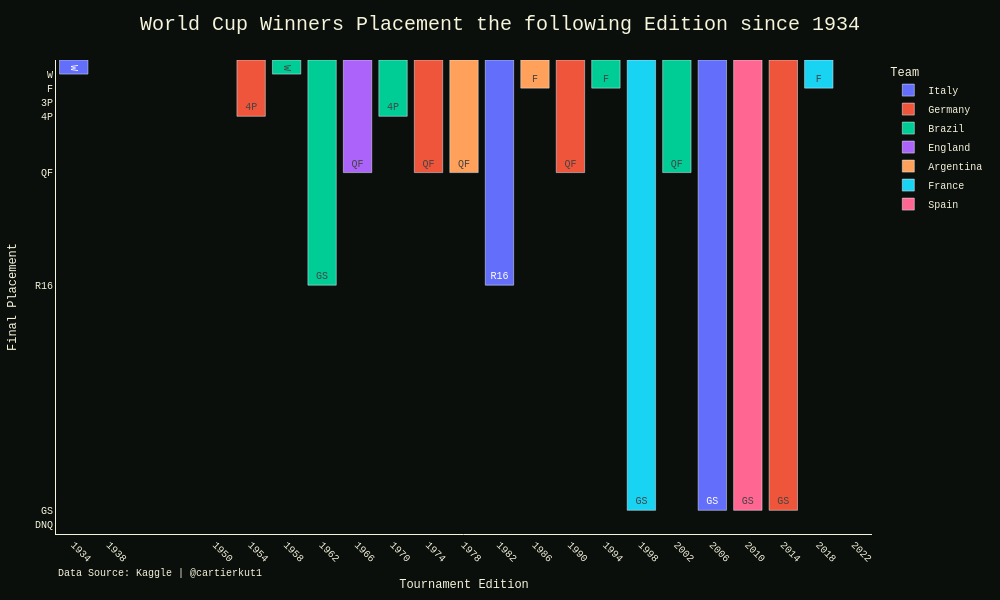

The code cell stored with this chart in its notebook:
### Code cell
base = all_editions.copy()
base["edition"] = pd.to_numeric(base["edition"])
base["position"] = pd.to_numeric(base["position"], errors="coerce")

editions = sorted(base["edition"].unique())
next_edition_map = dict(zip(editions[:-1], editions[1:]))

# winners only
df = base.loc[base["placement"].eq("Winner") & (base["teams"] > 15), ["edition", "country"]].copy()

#min year
min_ed = df["edition"].min()

df["next_edition"] = df["edition"].map(next_edition_map)

# lookup that checks the same team in the immediate next World Cup
lookup = (
    base[["country", "edition", "placement", "position"]]
    .rename(
        columns={
            "edition": "next_edition",
            "placement": "next_placement",
            "position": "next_position",
        }
    )
)

df = df.merge(lookup, on=["country", "next_edition"], how="left")

# missing in the immediate next edition = did not qualify
df.loc[df["next_edition"].notna() & df["next_position"].isna(), "next_placement"] = "DNQ"

# no next edition available in the dataset yet
df.loc[df["next_edition"].isna(), "next_placement"] = "TBD"

dnq_rank = base["position"].max() + 1
df["plot_position"] = df["next_position"]
df.loc[df["next_placement"].eq("DNQ"), "plot_position"] = dnq_rank

placement_map = {
    "Winner": "W",
    "Runner-up": "F",
    "Third Place": "3P",
    "Fourth Place": "4P",
    "Semi-final": "SF",
    "Quarter-final": "QF",
    "Round of 16": "R16",
    "Group Stage": "GS",
    "DNQ": "DNQ",
    "TBD": "TBD",
}

value_map = {
    "W": 1,
    "F": 2,
    "3P": 3,
    "4P": 4,
    "QF": 8,
    "R16": 16,
    "GS": 32,
    }

df["next_placement_short"] = df["next_placement"].map(placement_map)
df["next_placement_value"] = df["next_placement_short"].map(value_map)
fig = px.bar(
    df,
    x="edition",
    y="plot_position",
    hover_data=["country", "next_edition", "next_placement"],
    text="next_placement_short",
    title="Every World Cup Winners Placement the following Edition",
    color="country",

)
fig.update_yaxes(
    autorange="reversed",
    title= "Finish",
    tickvals=[1, 2, 3, 4, 8, 16, 32, dnq_rank],
    ticktext=["W", "F", "3P", "4P", "QF", "R16", "GS", "DNQ"],
    )
fig.update_xaxes(
    tickmode="array",
    tickvals=tick_vals,
    ticktext=[str(x) for x in tick_vals],
    tickangle=45,
    title= "Tournament Edition"
)

fig.update_layout(
    height=600,
    width=1000,
     title=dict(
            font=dict(size=20, color="Beige"),
            text= f"World Cup Winners Placement the following Edition since {min_ed}",
            x=0.5
        ),
    legend = dict(
        title="Team"
        ),
    font=dict(
        family="Courier New, monospace",
        size=10,
        color="Beige"
    ),
    margin=dict(l=40, r=40, t=60, b=40),
    paper_bgcolor="#0B0F0C", autosize=False, plot_bgcolor = '#0B0F0C',
    xaxis=dict(
        title="Tournament Edition",
        showgrid=False,
        gridcolor='rgba(0,255,65,0.15)',
        zeroline=False,
        linecolor='Beige',
        tickcolor= 'Beige',
    ),

    yaxis=dict(
        title="Final Placement",
        showgrid=False,
        gridcolor='rgba(0,255,65,0.15)',
        zeroline=False,
        linecolor='Beige',
        tickcolor= 'Beige',
    )
        
)

#add caption at the bottom of the chart
fig.add_annotation(
        text="Data Source: Kaggle | @cartierkut1",
        xref="paper", yref="paper",
        x=0, y=-0.1,
        showarrow=False,
        font=dict(size=10, color="Beige"),
)


fig.show(scale=3)
fig.write_image("assets/visualizations/b2b3.png", scale=2)

print(df["next_placement_short"].value_counts())
print(df["edition"].count())
print(df["next_placement_value"].mean())

### Figure 1 — Plotly figure (JSON) as saved in the notebook; plotly's stock layout.template omitted (floating-point values rounded to 4 significant figures)
{"data": [{"customdata": [["Italy", 1938, "Winner"], ["Italy", 1986, "Round of 16"], ["Italy", 2010, "Group Stage"]], "hovertemplate": "country=%{customdata[0]}<br>edition=%{x}<br>plot_position=%{y}<br>next_placement_short=%{text}<br>next_edition=%{customdata[1]}<br>next_placement=%{customdata[2]}<extra></extra>", "legendgroup": "Italy", "marker": {"color": "#636efa", "pattern": {"shape": ""}}, "name": "Italy", "orientation": "v", "showlegend": true, "text": ["W", "R16", "GS"], "textposition": "auto", "type": "bar", "x": [1934, 1982, 2006], "xaxis": "x", "y": [1.0, 16.0, 32.0], "yaxis": "y"}, {"customdata": [["Germany", 1958, "Fourth Place"], ["Germany", 1978, "Quarter-final"], ["Germany", 1994, "Quarter-final"], ["Germany", 2018, "Group Stage"]], "hovertemplate": "country=%{customdata[0]}<br>edition=%{x}<br>plot_position=%{y}<br>next_placement_short=%{text}<br>next_edition=%{customdata[1]}<br>next_placement=%{customdata[2]}<extra></extra>", "legendgroup": "Germany", "marker": {"color": "#EF553B", "pattern": {"shape": ""}}, "name": "Germany", "orientation": "v", "showlegend": true, "text": ["4P", "QF", "QF", "GS"], "textposition": "auto", "type": "bar", "x": [1954, 1974, 1990, 2014], "xaxis": "x", "y": [4.0, 8.0, 8.0, 32.0], "yaxis": "y"}, {"customdata": [["Brazil", 1962, "Winner"], ["Brazil", 1966, "Group Stage"], ["Brazil", 1974, "Fourth Place"], ["Brazil", 1998, "Runner-up"], ["Brazil", 2006, "Quarter-final"]], "hovertemplate": "country=%{customdata[0]}<br>edition=%{x}<br>plot_position=%{y}<br>next_placement_short=%{text}<br>next_edition=%{customdata[1]}<br>next_placement=%{customdata[2]}<extra></extra>", "legendgroup": "Brazil", "marker": {"color": "#00cc96", "pattern": {"shape": ""}}, "name": "Brazil", "orientation": "v", "showlegend": true, "text": ["W", "GS", "4P", "F", "QF"], "textposition": "auto", "type": "bar", "x": [1958, 1962, 1970, 1994, 2002], "xaxis": "x", "y": [1.0, 16.0, 4.0, 2.0, 8.0], "yaxis": "y"}, {"customdata": [["England", 1970, "Quarter-final"]], "hovertemplate": "country=%{customdata[0]}<br>edition=%{x}<br>plot_position=%{y}<br>next_placement_short=%{text}<br>next_edition=%{customdata[1]}<br>next_placement=%{customdata[2]}<extra></extra>", "legendgroup": "England", "marker": {"color": "#ab63fa", "pattern": {"shape": ""}}, "name": "England", "orientation": "v", "showlegend": true, "text": ["QF"], "textposition": "auto", "type": "bar", "x": [1966], "xaxis": "x", "y": [8.0], "yaxis": "y"}, {"customdata": [["Argentina", 1982, "Quarter-final"], ["Argentina", 1990, "Runner-up"], ["Argentina", null, "TBD"]], "hovertemplate": "country=%{customdata[0]}<br>edition=%{x}<br>plot_position=%{y}<br>next_placement_short=%{text}<br>next_edition=%{customdata[1]}<br>next_placement=%{customdata[2]}<extra></extra>", "legendgroup": "Argentina", "marker": {"color": "#FFA15A", "pattern": {"shape": ""}}, "name": "Argentina", "orientation": "v", "showlegend": true, "text": ["QF", "F", "TBD"], "textposition": "auto", "type": "bar", "x": [1978, 1986, 2022], "xaxis": "x", "y": [8.0, 2.0, NaN], "yaxis": "y"}, {"customdata": [["France", 2002, "Group Stage"], ["France", 2022, "Runner-up"]], "hovertemplate": "country=%{customdata[0]}<br>edition=%{x}<br>plot_position=%{y}<br>next_placement_short=%{text}<br>next_edition=%{customdata[1]}<br>next_placement=%{customdata[2]}<extra></extra>", "legendgroup": "France", "marker": {"color": "#19d3f3", "pattern": {"shape": ""}}, "name": "France", "orientation": "v", "showlegend": true, "text": ["GS", "F"], "textposition": "auto", "type": "bar", "x": [1998, 2018], "xaxis": "x", "y": [32.0, 2.0], "yaxis": "y"}, {"customdata": [["Spain", 2014, "Group Stage"]], "hovertemplate": "country=%{customdata[0]}<br>edition=%{x}<br>plot_position=%{y}<br>next_placement_short=%{text}<br>next_edition=%{customdata[1]}<br>next_placement=%{customdata[2]}<extra></extra>", "legendgroup": "Spain", "marker": {"color": "#FF6692", "pattern": {"shape": ""}}, "name": "Spain", "orientation": "v", "showlegend": true, "text": ["GS"], "textposition": "auto", "type": "bar", "x": [2010], "xaxis": "x", "y": [32.0], "yaxis": "y"}], "layout": {"annotations": [{"font": {"color": "Beige", "size": 10}, "showarrow": false, "text": "Data Source: Kaggle | @cartierkut1", "x": 0, "xref": "paper", "y": -0.1, "yref": "paper"}], "autosize": false, "barmode": "relative", "font": {"color": "Beige", "family": "Courier New, monospace", "size": 10}, "height": 600, "legend": {"title": {"text": "Team"}, "tracegroupgap": 0}, "margin": {"b": 40, "l": 40, "r": 40, "t": 60}, "paper_bgcolor": "#0B0F0C", "plot_bgcolor": "#0B0F0C", "title": {"font": {"color": "Beige", "size": 20}, "text": "World Cup Winners Placement the following Edition since 1934", "x": 0.5}, "width": 1000, "xaxis": {"anchor": "y", "domain": [0, 1], "gridcolor": "rgba(0,255,65,0.15)", "linecolor": "Beige", "showgrid": false, "tickangle": 45, "tickcolor": "Beige", "tickmode": "array", "ticktext": ["1930", "1934", "1938", "1950", "1954", "1958", "1962", "1966", "1970", "1974", "1978", "1982", "1986", "1990", "1994", "1998", "2002", "2006", "2010", "2014", "2018", "2022"], "tickvals": [1930, 1934, 1938, 1950, 1954, 1958, 1962, 1966, 1970, 1974, 1978, 1982, 1986, 1990, 1994, 1998, 2002, 2006, 2010, 2014, 2018, 2022], "title": {"text": "Tournament Edition"}, "zeroline": false}, "yaxis": {"anchor": "x", "autorange": "reversed", "domain": [0, 1], "gridcolor": "rgba(0,255,65,0.15)", "linecolor": "Beige", "showgrid": false, "tickcolor": "Beige", "ticktext": ["W", "F", "3P", "4P", "QF", "R16", "GS", "DNQ"], "tickvals": [1, 2, 3, 4, 8, 16, 32, 33], "title": {"text": "Final Placement"}, "zeroline": false}}}
